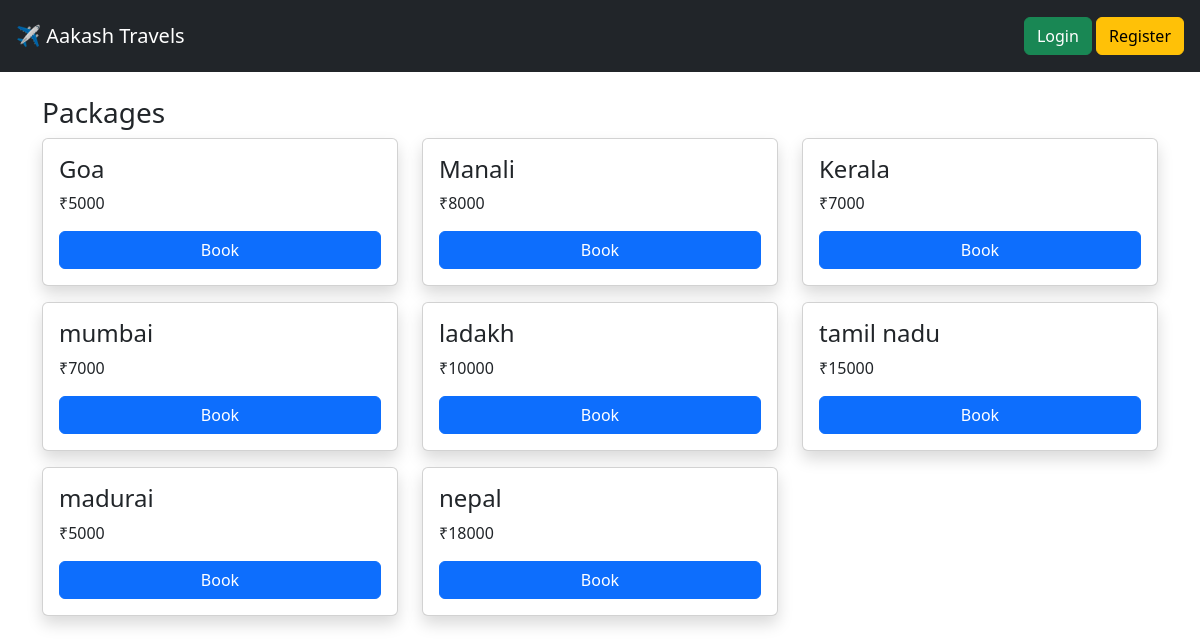
The page / on the database its author committed.
### tables this page shows
CREATE TABLE packages (id INTEGER PRIMARY KEY AUTOINCREMENT, place TEXT, price INTEGER);

### app.py (the view)
@app.route('/')
def home():
    db = get_db()
    packages = db.execute("SELECT * FROM packages").fetchall()
    return render_template('index.html', packages=packages)

### app.py (called while the page is built)
def get_db():
    conn = sqlite3.connect("database.db")
    conn.row_factory = sqlite3.Row
    return conn

### templates/index.html (shortened to what this page needs)
<!DOCTYPE html>
<html>
<head>
    <link href="https://cdn.jsdelivr.net/npm/bootstrap@5.3.0/dist/css/bootstrap.min.css" rel="stylesheet">
</head>
<body>
<nav class="navbar navbar-dark bg-dark p-3">
    <span class="navbar-brand">✈️ Aakash Travels</span>
    <div>
        {% if session.get('user') %}
            <span class="text-white me-2">Hello, {{session['name']}}</span>
            <a href="/logout" class="btn btn-danger">Logout</a>
        {% else %}
            <a href="/login" class="btn btn-success">Login</a>
            <a href="/register" class="btn btn-warning">Register</a>
        {% endif %}
    </div>
</nav>
<div class="container mt-4">
<h3>Packages</h3>
<div class="row">
{% for p in packages %}
    <div class="col-md-4">
        <div class="card p-3 shadow mb-3">
            <h4>{{p.place}}</h4>
            <p>₹{{p.price}}</p>
            <a href="/book/{{p.id}}" class="btn btn-primary">Book</a>
        </div>
    </div>
{% endfor %}
</div>
</div>
</body>
</html>

### rows shown on the page
packages: place "Goa", price "5000"
packages: place "Manali", price "8000"
packages: place "Kerala", price "7000"
packages: place "mumbai", price "7000"
packages: place "ladakh", price "10000"
packages: place "tamil nadu", price "15000"
packages: place "madurai", price "5000"
packages: place "nepal", price "18000"
